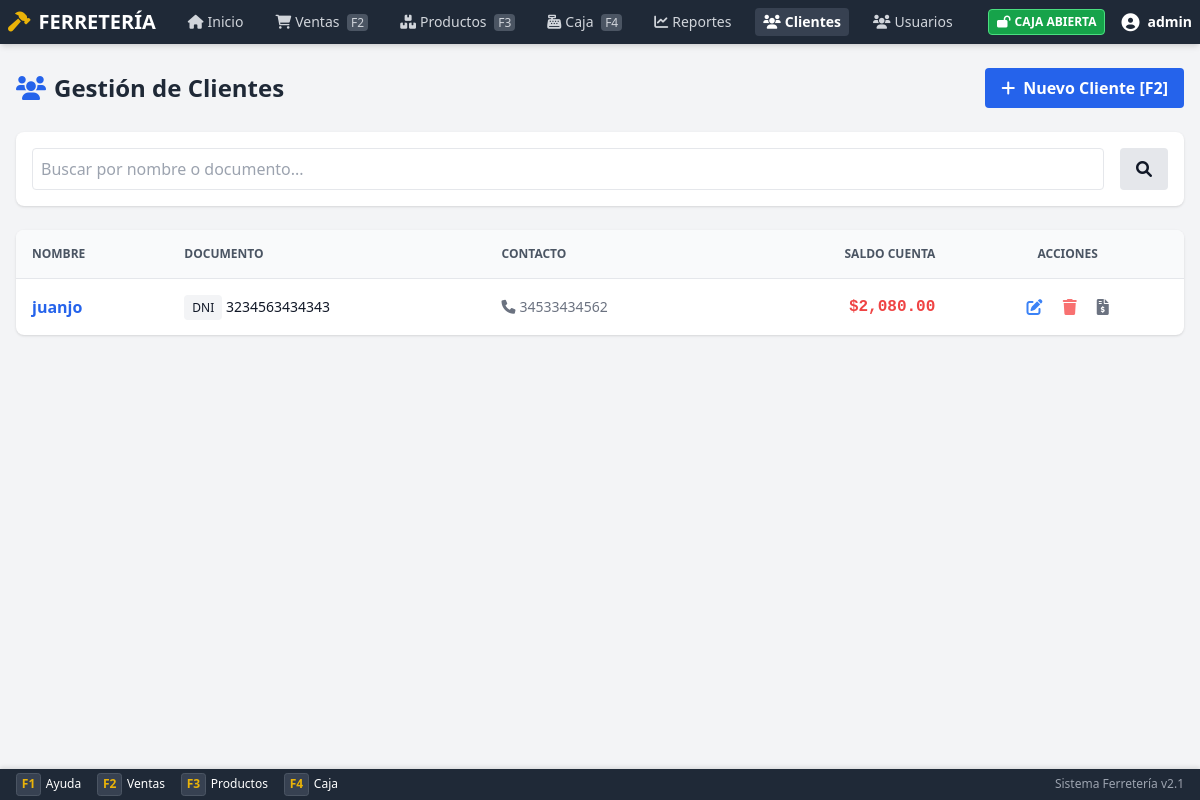
Page /clients.php (signed in) on the earlier database version.
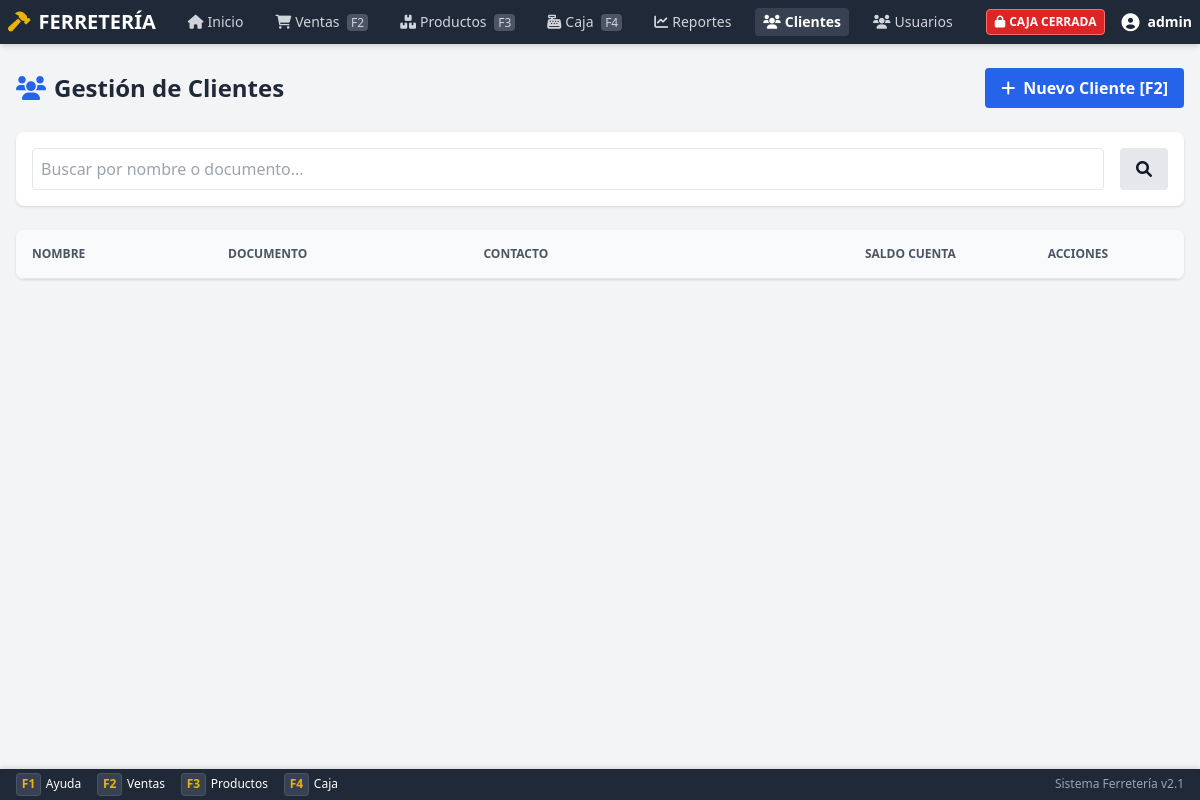
Same page on the later database version.
### tables this page shows
CREATE TABLE `clientes` (
  `id` int(11) NOT NULL,
  `nombre` varchar(150) NOT NULL,
  `documento` varchar(20) DEFAULT NULL,
  `tipo_documento` enum('DNI','CUIT','CUIL','Pasaporte') DEFAULT 'DNI',
  `telefono` varchar(50) DEFAULT NULL,
  `email` varchar(100) DEFAULT NULL,
  `direccion` text DEFAULT NULL,
  `ciudad` varchar(100) DEFAULT NULL,
  `provincia` varchar(100) DEFAULT NULL,
  `codigo_postal` varchar(20) DEFAULT NULL,
  `saldo_cuenta_corriente` decimal(10,2) DEFAULT 0.00,
  `limite_credito` decimal(10,2) DEFAULT 0.00,
  `notas` text DEFAULT NULL,
  `activo` tinyint(1) DEFAULT 1,
  `created_at` timestamp NOT NULL DEFAULT current_timestamp(),
  `updated_at` timestamp NOT NULL DEFAULT current_timestamp() ON UPDATE current_timestamp()
);

### app/Core/Database.php (called while the page is built, shortened)
<?php
class Database
{
    private static $instance = null;
    private $pdo;
    private function __construct()
    {
        try {
            $dsn = sprintf(
                "mysql:host=%s;dbname=%s;charset=%s",
                DB_HOST,
                DB_NAME,
                DB_CHARSET
            );
            $options = [
                PDO::ATTR_ERRMODE => PDO::ERRMODE_EXCEPTION,
                PDO::ATTR_DEFAULT_FETCH_MODE => PDO::FETCH_ASSOC,
                PDO::ATTR_EMULATE_PREPARES => false,
                PDO::MYSQL_ATTR_INIT_COMMAND => "SET NAMES " . DB_CHARSET
            ];
            $this->pdo = new PDO($dsn, DB_USER, DB_PASS, $options);
        } catch (PDOException $e) {
            Logger::error('Database connection failed', [
                'error' => $e->getMessage()
            ]);
            die('Error de conexión a la base de datos. Por favor contacte al administrador.');
        }
    }
    public static function getInstance()
    {
        if (self::$instance === null) {
            self::$instance = new self();
        }
        return self::$instance;
    }
    public function query($sql, $params = [])
    {
        try {
            $stmt = $this->pdo->prepare($sql);
            $stmt->execute($params);
            return $stmt;
        } catch (PDOException $e) {
            Logger::error('Database query failed', [
                'sql' => $sql,
                'error' => $e->getMessage()
            ]);
            throw $e;
        }
    }
    public function fetchOne($sql, $params = [])
    {
        $stmt = $this->query($sql, $params);
        return $stmt->fetch();
    }
    public function fetchAll($sql, $params = [])
    {
        $stmt = $this->query($sql, $params);
        return $stmt->fetchAll();
    }
}

### app/helpers.php (called while the page is built, shortened)
<?php
if (!function_exists('checkAdmin')) {
    function checkAdmin()
    {
        return isset($_SESSION['role']) && $_SESSION['role'] === 'admin';
    }
}

### public/clients.php (the view, shortened to what the changed rows need)
<?php
$db = Database::getInstance();
$sql = "SELECT * FROM clientes WHERE activo = 1";
$params = [];
$sql .= " ORDER BY nombre LIMIT 50";
$clientes = $db->fetchAll($sql, $params);
?>
<!DOCTYPE html>
<html lang="es">
<head>
    <script src="assets/js/tailwindcss.js"></script>
    <link href="assets/css/fontawesome.min.css" rel="stylesheet">
</head>
<body class="bg-gray-100 flex flex-col min-h-screen pb-10">
    <?php include __DIR__ . '/../includes/nav.php'; ?>
    <div class="max-w-7xl mx-auto px-4 py-6 w-full flex-1">
        <div class="flex justify-between items-center mb-6">
            <h1 class="text-2xl font-bold text-gray-800"><i class="fas fa-users mr-2 text-blue-600"></i>Gestión de Clientes</h1>
        </div>
        <div class="bg-white rounded-lg shadow overflow-hidden">
            <table class="w-full text-left border-collapse">
                <thead class="bg-gray-50 text-gray-600 uppercase text-xs">
                    <tr>
                        <th class="p-4 border-b">Nombre</th>
                        <th class="p-4 border-b">Documento</th>
                        <th class="p-4 border-b">Contacto</th>
                        <th class="p-4 border-b text-right">Saldo Cuenta</th>
                        <th class="p-4 border-b text-center">Acciones</th>
                    </tr>
                </thead>
                <tbody class="divide-y divide-gray-100">
                    <?php foreach ($clientes as $c): ?>
                        <tr class="hover:bg-gray-50">
                            <td class="p-4 font-bold text-gray-700">
                                <a href="client_details.php?id=<?php echo $c['id']; ?>" class="text-blue-600 hover:underline">
                                    <?php echo htmlspecialchars($c['nombre']); ?>
                                </a>
                            </td>
                            <td class="p-4 text-sm">
                                <span class="bg-gray-100 px-2 py-1 rounded text-xs"><?php echo $c['tipo_documento']; ?></span>
                                <?php echo htmlspecialchars($c['documento']); ?>
                            </td>
                            <td class="p-4 text-sm text-gray-500">
                                <?php if ($c['telefono']): ?>
                                    <div><i class="fas fa-phone mr-1"></i><?php echo htmlspecialchars($c['telefono']); ?></div>
                                <?php endif; ?>
                            </td>
                            <td class="p-4 text-right font-mono font-bold <?php echo $c['saldo_cuenta_corriente'] > 0 ? 'text-red-500' : 'text-green-500'; ?>">
                                $<?php echo number_format($c['saldo_cuenta_corriente'], 2); ?>
                            </td>
                            <td class="p-4 text-center">
                                <button onclick='editClient(<?php echo json_encode($c); ?>)' class="text-blue-500 hover:text-blue-700 mx-2" title="Editar">
                                    <i class="fas fa-edit"></i>
                                </button>
                                <?php if (checkAdmin()): ?>
                                    <button onclick="deleteClient(<?php echo $c['id']; ?>)" class="text-red-400 hover:text-red-600 mx-2" title="Eliminar">
                                        <i class="fas fa-trash"></i>
                                    </button>
                                <?php endif; ?>
                                <a href="client_details.php?id=<?php echo $c['id']; ?>" class="text-gray-500 hover:text-gray-700 mx-2" title="Ver Cuenta">
                                    <i class="fas fa-file-invoice-dollar"></i>
                                </a>
                            </td>
                        </tr>
                    <?php endforeach; ?>
                </tbody>
            </table>
        </div>
    </div>
</body>
</html>

### includes/nav.php (shortened to what the changed rows need)
<?php
$turnoAbiertoNav = false;
if (isset($_SESSION['user_id'])) {
    $dbNav = Database::getInstance();
    $turnoAbiertoNav = $dbNav->fetchOne("SELECT id FROM turnos_caja WHERE user_id = ? AND estado = 'abierto'", [$_SESSION['user_id']]);
}
?>
<link href="assets/css/styles.css" rel="stylesheet">
<nav class="bg-gray-800 text-white p-2 flex justify-between items-center shadow-md sticky top-0 z-40">
    <div class="flex items-center gap-4 text-sm">
        <?php if ($turnoAbiertoNav): ?>
            <span class="bg-green-600 px-2 py-1 rounded text-xs font-bold border border-green-400">
                <i class="fas fa-lock-open mr-1"></i>CAJA ABIERTA
            </span>
        <?php else: ?>
            <span class="bg-red-600 px-2 py-1 rounded text-xs font-bold border border-red-400 animate-pulse">
                <i class="fas fa-lock mr-1"></i>CAJA CERRADA
            </span>
        <?php endif; ?>
        <div class="relative group">
            <button class="flex items-center hover:text-yellow-400 focus:outline-none">
            </button>
        </div>
    </div>
</nav>

Differences in the rows shown:
removed clientes: nombre "juanjo", tipo_documento "DNI", documento "3234563434343", telefono "34533434562", saldo_cuenta_corriente "2,080.00"
Other differences:
text no longer shown: "CAJA ABIERTA"
text now shown: "CAJA CERRADA"
